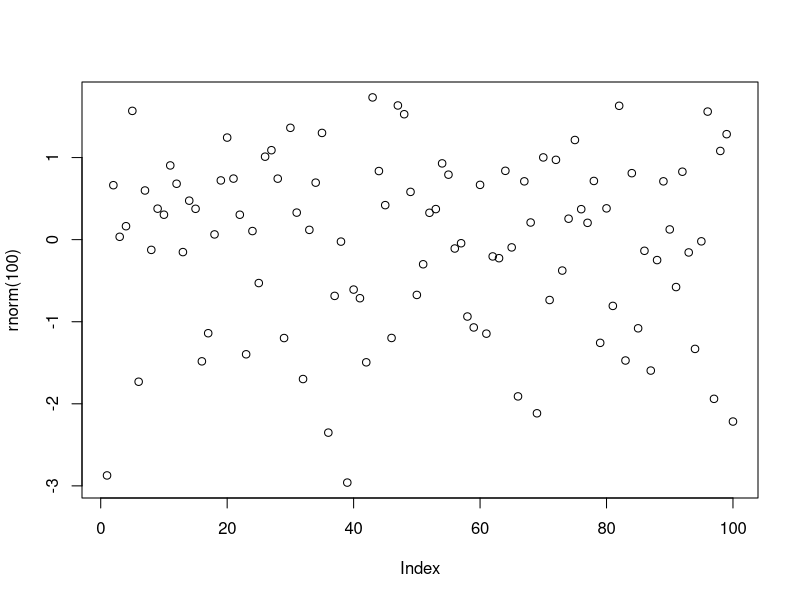

Generate this figure with R:
plot(rnorm(100))

df <- data.frame(sibling = c("Ann", "Marie", "Joe"),
                 age = c(12, 34, 7)
)
df

ds <- tibble::tibble(
  sibling = c("Ann", "Marie", "Joe"),
  age = c(12, 34, 7)
)

a <- c("A","B")
b <- c("a","b")
expand.grid(a,b)

x <- c(1,3,5,6,3)
y <- c(2,2,7,3,2)
diff(x)
prod(x)
rank(x)
rev(rank(x))
cumsum(x)
cumprod(x)
cummin(x)
cummax(x)

pmin(x,y)

which.max(x)
split(x,y)
